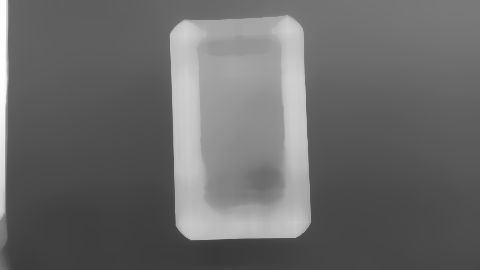
#> input picture dev/approaches/tmp/bg_frame_focused.png, 480 x 270 px, given in place of gt27_0.png, which was not available
$ python x13.py
#> lines starting #> are read from the running program, lines starting #| are printed output that depends on the picture; after the words box and inside, x2 and y2 are one past the last pixel; in counts of white or black regions, pixels touching at a corner belong together; long printed decimals are rounded
import cv2,numpy as np,time
for n in ['gt27_0','frame_focused','white']:
    f=cv2.imread(n+'.png'); g=cv2.cvtColor(f,cv2.COLOR_BGR2GRAY)
#> further down, f is the input picture: shape (270, 480, 3); min 57, max 255, mean 105.8
    H,W=g.shape; s=4; sm=cv2.resize(g,(W//s,H//s),interpolation=cv2.INTER_AREA)
#> after `H, W = g.shape`: H = 270; W = 480
    _,b=cv2.threshold(cv2.GaussianBlur(sm,(0,0),2),0,255,cv2.THRESH_BINARY+cv2.THRESH_OTSU)
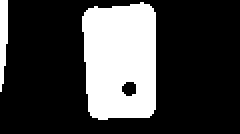
#> b: shape (67, 120) (shown 2 times larger); 25.8% white; 2 white regions
    nl,lab,st,cen=cv2.connectedComponentsWithStats(b); i=1+np.argmax(st[1:,4])
#> after `nl, lab, st, cen = cv2.connectedComponentsWithStats(b)`:
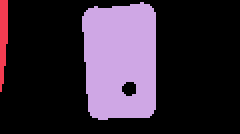
#> lab: shape (67, 120) int32 (shown 2 times larger); 3 distinct labels, from 0 to 2; one colour per label, 0 black
#> after `nl, lab, st, cen = cv2.connectedComponentsWithStats(b)`: nl = 3; st = [[0, 0, 120, 67, 5966], [0, 0, 4, 46, 143], [41, 1, 37, 59, 1931]]; cen = [[60.82, 34.38], [1.22, 18.57], [59.75, 29.81]]
#> after `i = 1 + np.argmax(st[1:, 4])`: i = 2
    cs,_=cv2.findContours((lab==i).astype(np.uint8),0,2); hull=cv2.convexHull(max(cs,key=cv2.contourArea))
#> after `cs, _ = cv2.findContours((lab == i).astype(np.uint8), 0, 2)`: cs = 1 contour; box (x1, y1, x2, y2) and area: (41, 1, 78, 60) 1886
#> after `hull = cv2.convexHull(max(cs, key=cv2.contourArea))`: hull = contour of 19 points, box (x1, y1, x2, y2) (41, 1, 78, 60), area 1944
    bm=np.zeros_like(sm); cv2.drawContours(bm,[hull],-1,255,-1)
#> after `cv2.drawContours(bm, [hull], -1, 255, -1)`:
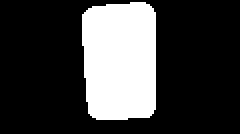
#> bm: shape (67, 120) (shown 2 times larger); 25.2% white; 1 white region, box (x1, y1, x2, y2) and area: (41, 1, 78, 60) 2029
    M=cv2.moments(hull); cx,cy=int(M['m10']/M['m00']),int(M['m01']/M['m00'])
#> after `M = cv2.moments(hull)`: M = moments, m00 1944, centre m10/m00, m01/m00 = (59.65, 29.92)
#> after `cx, cy = (int(M['m10'] / M['m00']), int(M['m01'] / M['m00']))`: cx = 59; cy = 29
    bg=cv2.medianBlur(sm,15)
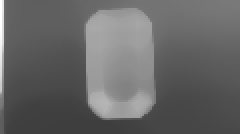
#> bg: shape (67, 120) (shown 2 times larger); min 62, max 255, mean 102.6
    t,_=cv2.threshold(bg[bm>0].reshape(-1,1),0,255,cv2.THRESH_BINARY+cv2.THRESH_OTSU)
#> t = 129
    side=(bg>t) if bg[cy,cx]>t else (bg<=t)
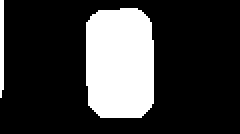
#> side: shape (67, 120) bool (shown 2 times larger); 22.8% white; 2 white regions, box (x1, y1, x2, y2) and area: (43, 4, 77, 59) 1736, (0, 0, 2, 49) 94
    side=(side&(bm>0)).astype(np.uint8)
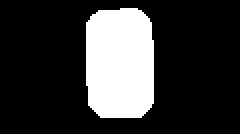
#> side: shape (67, 120) (shown 2 times larger); values 0 (black) and 1 (white), 21.6% white; 1 white region, box (x1, y1, x2, y2) and area: (43, 4, 77, 59) 1736
    nl,lab,st,_=cv2.connectedComponentsWithStats(side,connectivity=4)
#> lab: shape (67, 120) int32; values 0 (black) and 1 (white), 21.6% white; 1 white region
#> nl = 2; st = [[0, 0, 120, 67, 6304], [43, 4, 34, 55, 1736]]
    fl=(lab==lab[cy,cx]).astype(np.uint8)
    cs,_=cv2.findContours(fl,0,2); h2=cv2.convexHull(max(cs,key=cv2.contourArea))
#> after `cs, _ = cv2.findContours(fl, 0, 2)`: cs = 1 contour; box (x1, y1, x2, y2) and area: (43, 4, 77, 59) 1661
#> after `h2 = cv2.convexHull(max(cs, key=cv2.contourArea))`: h2 = contour of 16 points, box (x1, y1, x2, y2) (43, 4, 77, 59), area 1678
    v=cv2.cvtColor(sm,cv2.COLOR_GRAY2BGR); cv2.drawContours(v,[h2],-1,(0,0,255),1); cv2.drawContours(v,[hull],-1,(0,255,0),1)
#> after `cv2.drawContours(v, [hull], -1, (0, 255, 0), 1)`:
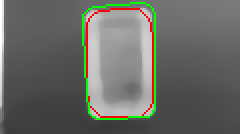
#> v: shape (67, 120, 3) (shown 2 times larger); mean B, G, R 100.6, 106, 104.8
    print(n,t,bg[cy,cx],cv2.contourArea(h2)/cv2.contourArea(hull))
#| gt27_0 129.0 146 0.8632
    cv2.imwrite('approaches/tmp/fl13_%s.png'%n,cv2.resize(v,None,fx=2,fy=2)[50:520,320:660])
#> pass 2 of the loop `for n in ['gt27_0','frame_focused','white']:`:
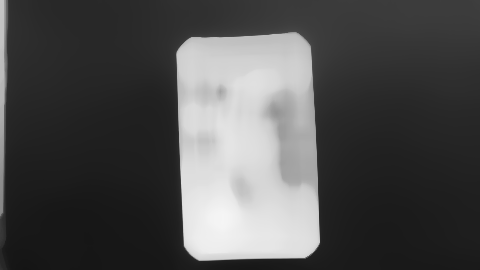
#> input picture dev/approaches/tmp/bg_gt27_0.png, 480 x 270 px, given in place of frame_focused.png, which was not available
#> f is the input picture: shape (270, 480, 3); min 20, max 245, mean 78.6
#> `_,b=cv2.threshold(cv2.GaussianBlur(sm,(0,0),2),0,255,cv2.THRESH_BINARY..`:
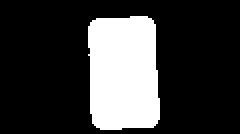
#> b: shape (67, 120) (shown 2 times larger); 23.2% white; 1 white region, box (x1, y1, x2, y2) and area: (44, 8, 80, 65) 1866
#> `nl, lab, st, cen = cv2.connectedComponentsWithStats(b)`: st = [[0, 0, 120, 67, 6174], [44, 8, 36, 57, 1866]]; cen = [[58.95, 32.04], [61.32, 36.17]]
#> i = 1
#> `cs, _ = cv2.findContours((lab == i).astype(np.uint8), 0, 2)`: cs = 1 contour; box (x1, y1, x2, y2) and area: (44, 8, 80, 65) 1783
#> hull = contour of 19 points, box (x1, y1, x2, y2) (44, 8, 80, 65), area 1842
#> bm: shape (67, 120); 23.9% white; 1 white region, box (x1, y1, x2, y2) and area: (44, 8, 80, 65) 1925
#> M = moments, m00 1842.5, centre m10/m00, m01/m00 = (61.35, 36.12)
#> cx = 61; cy = 36
#> t = 142
#> `nl,lab,st,_=cv2.connectedComponentsWithStats(side,connectivity=4)`: st = [[0, 0, 120, 67, 6279], [44, 9, 36, 55, 1761]]
#> `cs, _ = cv2.findContours(fl, 0, 2)`: cs = 1 contour; box (x1, y1, x2, y2) and area: (44, 9, 80, 64) 1685
#> h2 = contour of 19 points, box (x1, y1, x2, y2) (44, 9, 80, 64), area 1725
#> `cv2.drawContours(v, [hull], -1, (0, 255, 0), 1)`:
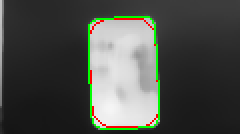
#> v: shape (67, 120, 3) (shown 2 times larger); mean B, G, R 73.9, 79.1, 76.2
#| frame_focused 142.0 220 0.9362
